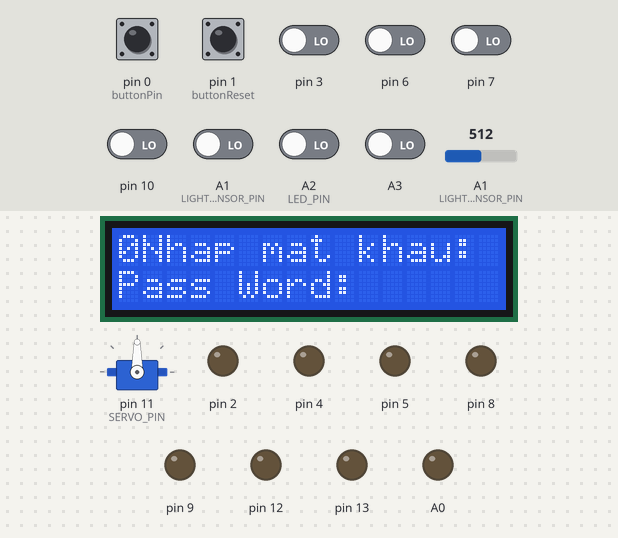
Bench run of a sketch on a simulated Arduino Uno, built with avr-gcc and run on an emulated ATmega328P. On the bench: 16×2 character LCD, servo, output pins drawn as LEDs (lit = HIGH). Inputs (shaded band) come from the test bench; at power-on: pin 0 (buttonPin), pin 1 (buttonReset) HIGH, A1 (LIGHT_SENSOR_PIN), A2 (LED_PIN), A3, pin 3, pin 6, pin 7, pin 10 LOW, A1 (LIGHT_SENSOR_PIN) = 512.

Above: at 1.2 s.
1.3 s: pin 0 (buttonPin) pulled LOW for 0.15 s
At 2.4 s:
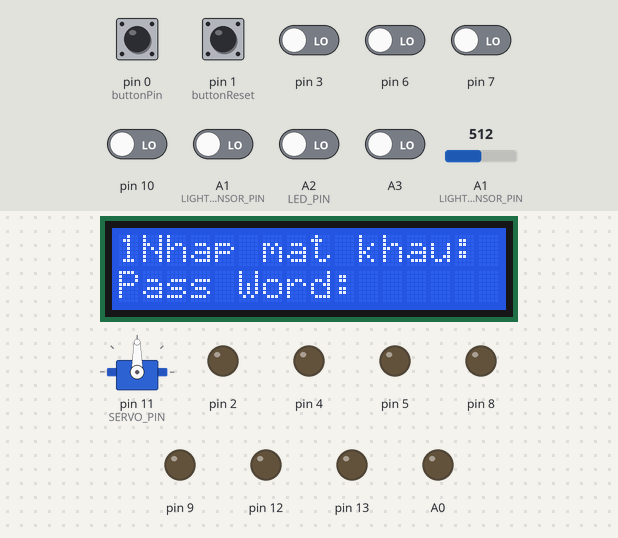
2.9 s: pin 1 (buttonReset) pulled LOW for 0.15 s
At 3.6 s:
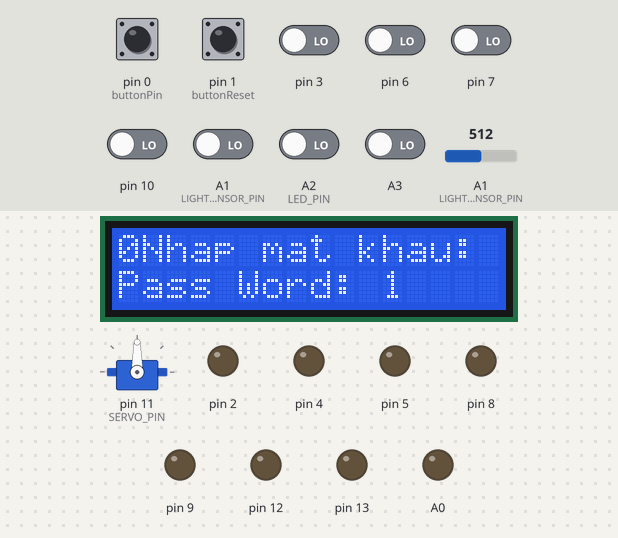
4.5 s: pin 0 (buttonPin) pulled LOW for 1 s
At 5.9 s:
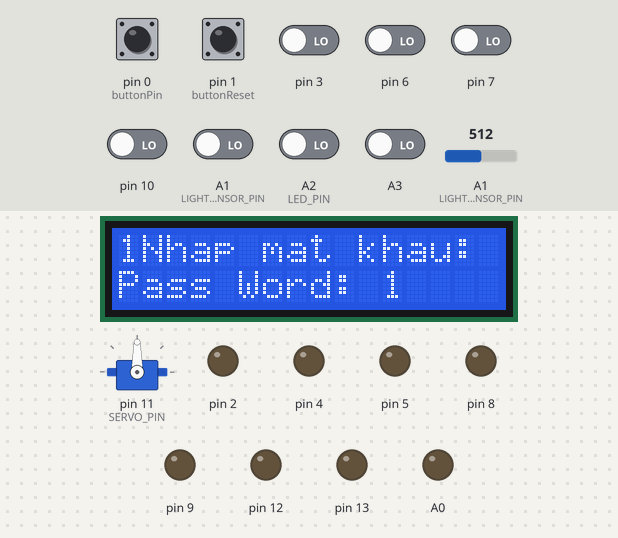
7.0 s: pin 1 (buttonReset) pulled LOW for 1 s
At 8.0 s:
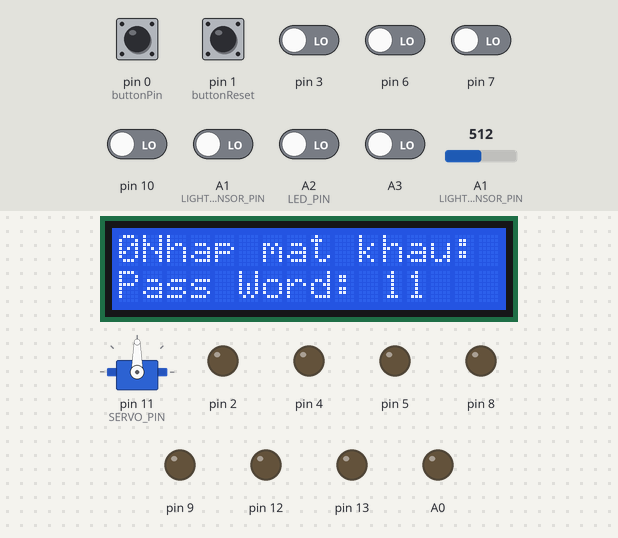
9.5 s: pin 1 (buttonReset) pulsed LOW 2 times (0.12 s each, 0.3 s apart)
At 11.9 s:
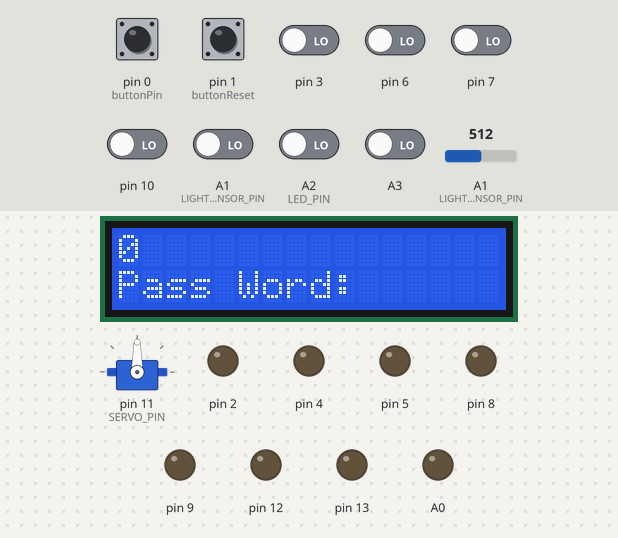
Timing chart, 0 to 13.3 s (numbered marks = the images above; inputs shaded):
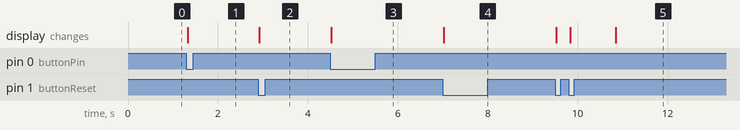

Measured:
- after the input at 1.3 s, the display: changes at once (image 1)
- after the input at 2.9 s, the display: changes at once (image 2)
- after the input at 4.5 s, the display: changes at once (image 3)
- after the input at 7.0 s, the display: changes at once (image 4)
- after the input at 9.5 s, the display: first changes at once (image 5 shows a later state)

The sketch:

code_mohinh.ino
```cpp
#include <Wire.h>
#include <LiquidCrystal_I2C.h>
#include<Servo.h>
#define SERVO_PIN 11

LiquidCrystal_I2C lcd(0x27, 16, 2);

const int buttonPin = 0;
const int buttonReset = 1;

Servo gServo;
int value = 0;
int goc = 0;

const int LIGHT_SENSOR_PIN = A1;
const int LED_PIN          = A2;
const int ANALOG_THRESHOLD = 500;
int analogValue;

// Biến lưu trữ số lần bấm nút
int buttonPressCount = 0;
int buttonResetPressCount = 0;
//Biến lưu trữ mật khẩu
int passStt = 0;
int so1=0,so2=0,so3=0,so4=0;
int dem = 0;

// Biến lưu trữ trạng thái trước của nút nhấn
int previousButtonState = LOW;
int previousButtonResetState = LOW;

int mode = 2;
int mode10 = 2;
int mode11 = 2;
int mode6 = 2;
int mode7 = 2;

bool isPress = true;
bool isPress8 = true;
bool isPress9 = true;
bool isPressA3 = true;
bool isPressA2 = true;
bool isPressA1 = true;
bool button8State = false;
bool button9State = false;
bool led1State = false;
bool led2State = false;
bool isPress4 = true;
bool isPress5 = true;

int modeA0 = 2;
int mode12 = 2;
int mode13 = 2;


void setup() {
  lcd.init();
  lcd.backlight();

  pinMode(10,INPUT);
  gServo.attach(SERVO_PIN);
  pinMode(8,OUTPUT);
  pinMode(5,OUTPUT);
  pinMode(7,INPUT);
  pinMode(9,OUTPUT);
  pinMode(11,INPUT);
  pinMode(A1,INPUT);
  pinMode(A2,INPUT);
  pinMode(A3,INPUT);
  pinMode(A0,OUTPUT);
  pinMode(12,OUTPUT);
  pinMode(13,OUTPUT);
  pinMode(6, INPUT);
  pinMode(4, OUTPUT);
  pinMode(0, INPUT);
  pinMode(1, INPUT);


  pinMode(buttonPin, INPUT_PULLUP);
  pinMode(buttonReset, INPUT_PULLUP);
  pinMode(3,INPUT);
  pinMode(2,OUTPUT);

  lcd.setCursor(1, 0);
  lcd.print("Nhap mat khau:");

}

void loop() {

// Đọc trạng thái hiện tại của nút nhấn

  int currentButtonState = digitalRead(buttonPin);
  int currentButtonResetState = digitalRead(buttonReset);
  if(passStt==0)
  {
    lcd.setCursor(0,0);
    lcd.print(buttonPressCount);
    lcd.setCursor(0,1);
    lcd.print("Pass Word: ");
  }
  //else giải quyết sáng đèn các kiểu
  else lcd.clear();

  // Kiểm tra xem nút nhấn có được nhấn xuống hay không
  if (currentButtonState == LOW && previousButtonState == HIGH) {
    // Tăng biến đếm số lần bấm nút
    buttonPressCount++;
    if(buttonPressCount>9){
      buttonPressCount=0;
    }
    lcd.setCursor(0,0);
    lcd.print(buttonPressCount);
  }
  if (currentButtonResetState == LOW && previousButtonResetState == HIGH) {
    buttonResetPressCount++;
    if(buttonResetPressCount==1)
    {
      so1 = buttonPressCount;
      lcd.setCursor(11,1);
      lcd.print(so1);
    }
    if(buttonResetPressCount==2)
    {
      so2 = buttonPressCount;
      lcd.setCursor(12,1);
      lcd.print(so2);
    }
    if(buttonResetPressCount==3)
    {
      so3 = buttonPressCount;
      lcd.setCursor(13,1);
      lcd.print(so3);
    }
    if(buttonResetPressCount==4)
    {
      so4 = buttonPressCount;
      lcd.setCursor(14,1);
      lcd.print(so4);
      //PassWord: 1234
      if(so1!=1||so2!=2||so3!=3||so4!=4)
      {
        lcd.clear();
        lcd.setCursor(0,0);
        lcd.print("Wrong PassWord!");
        passStt = 0;
        delay(1000);
        lcd.clear();
      }
      else{
        lcd.clear();
        lcd.setCursor(0,0);
        lcd.print("Pass!");
        delay(1000);
        passStt = 1;
      }
      buttonResetPressCount=0;
    }
    if(buttonResetPressCount==5)
    {
      buttonResetPressCount=0;
      lcd.clear();
      delay(50);
    }
    //Đặt lại biến đếm số lần bấm nút
    buttonPressCount=0;

    lcd.setCursor(0,0);
    lcd.print(buttonPressCount);
  }

  // Lưu trạng thái hiện tại của nút nhấn để sử dụng trong lần lặp tiếp theo
  previousButtonState = currentButtonState;
  previousButtonResetState = currentButtonResetState;
    /////////////////////////////////////////////////////
  int btn = digitalRead(3);
  if(btn == 1){
     isPress = true; }
  else{
    if(isPress)
      { mode =(mode == 2?mode=1:mode+1);
    if(mode == 1)
      {
        mode = 1;
      }
    if(mode == 2)
      {
        mode = 2;
      }
      isPress = false;
     }
    }if(passStt==1){
     switch(mode)
       {
          case 2: digitalWrite(2,1);
          break;
          case 1: digitalWrite(2,0);
          break;
      }
    }
  ///////////////////////////////////
  int button3State = digitalRead(10);
  int button4State = digitalRead(11);

  if(button3State == 1){
    isPress8 = true;
  }
  else{
    if(isPress8){
      mode10 =(mode10 == 2?mode10 = 1:mode10 + 1);
      if(mode10 == 1){
        mode10 = 1;
      }
      if(mode10 == 2){
        mode10 = 2;
      }
      isPress8 = false;
    }
  }if(passStt==1){
      switch(mode10){
      case 2:
      digitalWrite(8,1);
      break;
      case 1:
      digitalWrite(8,0);
      break;
    }
  }
  ////////////////////////////////
  if(button4State == 1){
    isPress9 = true;
  }
  else{
    if(isPress9){
      mode11 =(mode11 == 2?mode11 = 1:mode11 + 1);
      if(mode11 == 1){
        mode11 = 1;
      }
      if(mode11 == 2){
        mode11 = 2;
      }
      isPress9 = false;
    }
  }if(passStt==1){
      switch(mode11){
      case 2:
      digitalWrite(9,1);
      break;
      case 1:
      digitalWrite(9,0);
      break;
    }
  }
/////////////////////////////////////////////
  int button5State = digitalRead(A3);
  int button6State = digitalRead(A2);
  int button7State = digitalRead(A1);

  if(button5State == 1){
    isPressA3 = true;
  }
  else{
    if(isPressA3){
      modeA0 =(modeA0 == 2?modeA0 = 1:modeA0 + 1);
      if(modeA0 == 1){
        modeA0 = 1;
      }
      if(modeA0 == 2){
        modeA0 = 2;
      }
      isPressA3 = false;
    }
  }if(passStt==1){
      switch(modeA0){
      case 2:
      digitalWrite(A0,1);
      break;
      case 1:
      digitalWrite(A0,0);
      break;
    }
  }
    //
    if(button6State == 1){
    isPressA2 = true;
  }
  else{
    if(isPressA2){
      mode12 =(mode12 == 2?mode12 = 1:mode12 + 1);
      if(mode12 == 1){
        mode12 = 1;
      }
      if(mode12 == 2){
        mode12 = 2;
      }
      isPressA2 = false;
    }
  }if(passStt==1){
      switch(mode12){
      case 2:
      digitalWrite(13,1);
      break;
      case 1:
      digitalWrite(13,0);
      break;
    }
  }
    //
    if(button7State == 1){
    isPressA1 = true;
  }
  else{
    if(isPressA1){
      mode13 =(mode13 == 2?mode13 = 1:mode13 + 1);
      if(mode13 == 1){
        mode13 = 1;
      }
      if(mode13 == 2){
        mode13 = 2;
      }
      isPressA1 = false;
    }
  }if(passStt==1){
      switch(mode13){
      case 2:
      digitalWrite(12,1);
      break;
      case 1:
      digitalWrite(12,0);
      break;
    }
  }
///////////////////////////////////////////////////////////
  int button8State = digitalRead(6);
  int button9State = digitalRead(7);

  if(button8State == 1){
    isPress4 = true;
  }
  else{
    if(isPress4){
      mode6 =(mode6 == 2?mode6 = 1:mode6 + 1);
      if(mode6 == 1){
        mode6 = 1;
      }
      if(mode6 == 2){
        mode6= 2;
      }
      isPress4 = false;
    }
  }if(passStt==1){
      switch(mode6){
      case 2:
      digitalWrite(4,1);
      break;
      case 1:
      digitalWrite(4,0);
      break;
    }
  }
  /////
  if(button9State == 1){
    isPress5 = true;
  }
  else{
    if(isPress5){
      mode7 =(mode7 == 2?mode7 = 1:mode7 + 1);
      if(mode7 == 1){
        mode7 = 1;
      }
      if(mode7 == 2){
        mode7= 2;
      }
      isPress5 = false;
    }
  }if(passStt==1){
      switch(mode7){
      case 2:
      digitalWrite(5,1);
      break;
      case 1:
      digitalWrite(5,0);
      break;
    }
  }
  //////////
  analogValue = analogRead(LIGHT_SENSOR_PIN);

  if(analogValue < ANALOG_THRESHOLD)
    digitalWrite(LED_PIN, HIGH);
  else
    digitalWrite(LED_PIN, LOW);


  if(passStt == 1){
  value = analogRead(A3);
  goc = map(value,0,512,0,90);
  gServo.write(goc);
  }
}
```
